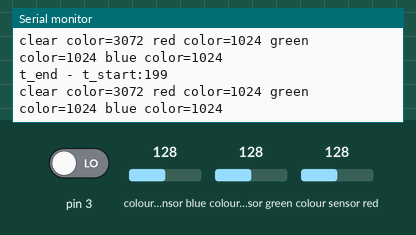
The sketch below on a simulated Arduino Uno, built with avr-gcc and run on an emulated ATmega328P. On the bench: the last lines printed to the serial monitor. Wiring (inferred from the names in the program): TCS34725 colour sensor at I2C address 0x29. The inputs (shaded band) are chosen by the test bench; at power-on: pin 3 LOW, colour sensor blue 128, colour sensor green 128, colour sensor red 128.

Above: at 1.2 s.
1.3 s: pin 3 driven HIGH
2.8 s: colour sensor blue set to 5
At 2.93 s:
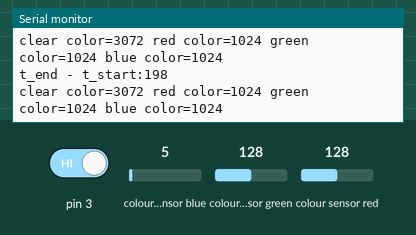
5.8 s: colour sensor green set to 5
At 5.89 s:
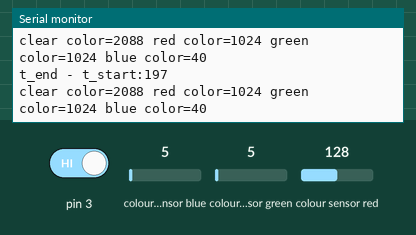
7.3 s: pin 3 driven LOW
At 7.46 s:
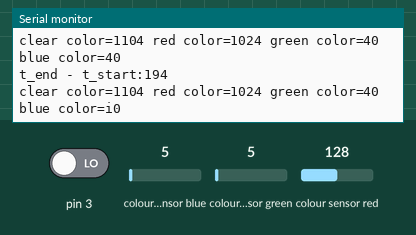
10.3 s: colour sensor red set to 5
At 10.39 s:
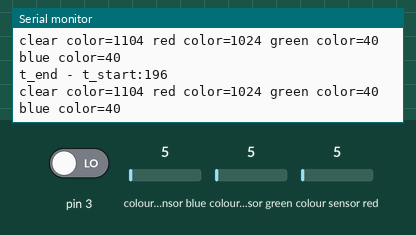
13.3 s: pin 3 driven HIGH
At 13.46 s:
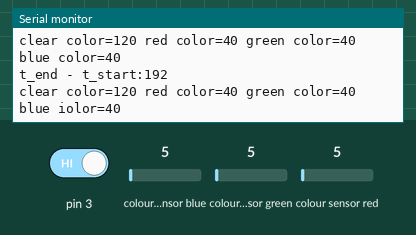
Timing chart, 0 to 15.8 s (numbered marks = the images above; inputs shaded):
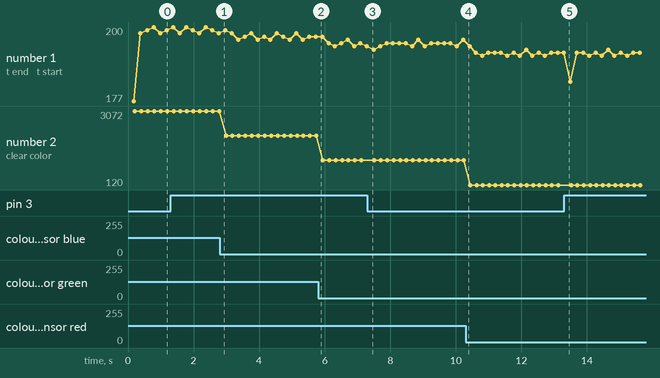

Measured:
- after the input at 7.3 s, the serial monitor: prints a new line at once (image 3)
- after the input at 13.3 s, the serial monitor: prints a new line at once (image 5)
- plotted number 1: 198 → 197 after the input at 2.8 s, 197 → 194 after the input at 5.8 s, 196 → 192 after the input at 10.3 s
- plotted number 2: 3072 → 2088 after the input at 2.8 s, 2088 → 1104 after the input at 5.8 s, 1104 → 120 after the input at 10.3 s

The sketch:

TCS3414.ino
```cpp
/*
This program interfaces to the AMS TCS34725 color light
to digital converter IC.  It uses the Arduino I2C interface.
*/

#include <Wire.h>
#include <Math.h>

byte i2cWriteBuffer[10];
byte i2cReadBuffer[10];

#define SensorAddressWrite 0x29 //
#define SensorAddressRead 0x29 //
#define EnableAddress 0xa0 // register address + command bits
#define ATimeAddress 0xa1 // register address + command bits
#define WTimeAddress 0xa3 // register address + command bits
#define ConfigAddress 0xad // register address + command bits
#define ControlAddress 0xaf // register address + command bits
#define IDAddress 0xb2 // register address + command bits
#define ColorAddress 0xb4 // register address + command bits

//////ysun//////
#define AILTL 0xa4 // register address + command bits
#define AILTH 0xa5 // register address + command bits
#define AIHTL 0xa6 // register address + command bits
#define AIHTH 0xa7 // register address + command bits

bool trigger_int = false;

unsigned long count = 0, t_start = 0, t_end = 0, t_sum = 0;

  unsigned int clear_color = 0;
  unsigned int red_color = 0;
  unsigned int green_color = 0;
  unsigned int blue_color = 0;
/*
Send register address and the byte value you want to write the magnetometer and
loads the destination register with the value you send
*/
void Writei2cRegisters(byte numberbytes, byte command)
{
    byte i = 0;

    Wire.beginTransmission(SensorAddressWrite);   // Send address with Write bit set
    Wire.write(command);                          // Send command, normally the register address
    for (i=0;i<numberbytes;i++)                       // Send data
      Wire.write(i2cWriteBuffer[i]);
    Wire.endTransmission();

    delayMicroseconds(100);      // allow some time for bus to settle
}

/*
Send register address to this function and it returns byte value
for the magnetometer register's contents
*/
byte Readi2cRegisters(int numberbytes, byte command)
{
   byte i = 0;

    Wire.beginTransmission(SensorAddressWrite);   // Write address of read to sensor
    Wire.write(command);
    Wire.endTransmission();

    delayMicroseconds(100);      // allow some time for bus to settle

    Wire.requestFrom(SensorAddressRead,numberbytes);   // read data
    for(i=0;i<numberbytes;i++)
      i2cReadBuffer[i] = Wire.read();

    Wire.endTransmission();

    delayMicroseconds(100);      // allow some time for bus to settle
}

void init_TCS34725(void)
{
  i2cWriteBuffer[0] = 0xFF;
  //i2cWriteBuffer[0] = 0xff;
  Writei2cRegisters(1,ATimeAddress);    // RGBC timing is 256 - contents x 2.4mS =
  i2cWriteBuffer[0] = 0x00;
  Writei2cRegisters(1,ConfigAddress);   // Can be used to change the wait time
  //ysun i2cWriteBuffer[0] = 0x00;
  i2cWriteBuffer[0] = 0x2;
  Writei2cRegisters(1,ControlAddress);  // RGBC gain control
  i2cWriteBuffer[0] = 0x03;
  Writei2cRegisters(1,EnableAddress);    // enable ADs and oscillator for sensor

/////ysun////
  i2cWriteBuffer[0] = 0x13;
  Writei2cRegisters(1,EnableAddress);    // enable ADs and oscillator for sensor
  i2cWriteBuffer[0] = 0x0;
  Writei2cRegisters(1,AIHTH);
  i2cWriteBuffer[0] = 0x8f;
  Writei2cRegisters(1,AIHTL);
}

void get_TCS34725ID(void)
{
  Readi2cRegisters(1,IDAddress);
  if (i2cReadBuffer[0] = 0x44)
    Serial.println("TCS34725 is present");
  else
    Serial.println("TCS34725 not responding");
}

/*
Reads the register values for clear, red, green, and blue.
*/

void get_Colors(void)
{

  Readi2cRegisters(8,ColorAddress);
  clear_color = (unsigned int)(i2cReadBuffer[1]<<8) + (unsigned int)i2cReadBuffer[0];
  red_color = (unsigned int)(i2cReadBuffer[3]<<8) + (unsigned int)i2cReadBuffer[2];
  green_color = (unsigned int)(i2cReadBuffer[5]<<8) + (unsigned int)i2cReadBuffer[4];
  blue_color = (unsigned int)(i2cReadBuffer[7]<<8) + (unsigned int)i2cReadBuffer[6];

  t_end = millis();

  t_sum = t_sum + t_end - t_start;

  // send register values to the serial monitor


  if(count == 100) {
    count = 0;
    t_end = millis();

    Serial.print("t_end - t_start:");
    Serial.println(t_end - t_start, DEC);

    t_start = t_end;
    t_sum = 0;

  Serial.print("clear color=");
  Serial.print(clear_color, DEC);
  Serial.print(" red color=");
  Serial.print(red_color, DEC);
  Serial.print(" green color=");
  Serial.print(green_color, DEC);
  Serial.print(" blue color=");
  Serial.println(blue_color, DEC);
  }
  count++;

//ysun
//  Serial.print("clear color=");
//  Serial.print(clear_color, DEC);
//  Serial.print(" red color=");
//  Serial.print(red_color, DEC);
//  Serial.print(" green color=");
//  Serial.print(green_color, DEC);
//  Serial.print(" blue color=");
//  Serial.println(blue_color, DEC);


 // Basic RGB color differentiation can be accomplished by comparing the values and the largest reading will be
 // the prominent color

/*
  if((red_color>blue_color) && (red_color>green_color))
    Serial.println("detecting red");
  else if((green_color>blue_color) && (green_color>red_color))
    Serial.println("detecting green");
  else if((blue_color>red_color) && (blue_color>green_color))
    Serial.println("detecting blue");
  else
    Serial.println("color not detectable");
*/
}

void func_interrupt() {
	Serial.println("in interrupt!!!!!!");
	trigger_int = true;
}

void setup() {
  Wire.begin();
  Serial.begin(9600);  // start serial for output
  init_TCS34725();
  get_TCS34725ID();     // get the device ID, this is just a test to see if we're connected

  attachInterrupt(1, func_interrupt, CHANGE);

  t_start = millis();
}

void loop() {
	//if (trigger_int) {
	if (1) {
		get_Colors();
		Wire.beginTransmission(SensorAddressWrite);   // Send address with Write bit set
		Wire.write(0x66);                          // Send command, normally the register address
		Wire.endTransmission();
		trigger_int = false;
	}

    //delay(1000);
}
```
